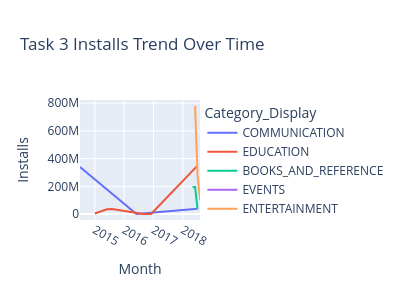

Notebook code cell kept with this figure:
### Code cell
if True:

    df3 = merged_df[
        (merged_df["Reviews"] > 500) &
        (~merged_df["App"].str.startswith(
            ("X","Y","Z"),
            na=False
        )) &
        (~merged_df["App"].str.contains(
            "S",
            case=False,
            na=False
        )) &
        (merged_df["Category"].str.startswith(
            ("E","C","B"),
            na=False
        ))
    ].copy()

    df3["Category_Display"] = df3["Category"].replace({
        "BEAUTY": "सौंदर्य",
        "BUSINESS": "வணிகம்",
        "DATING": "Partnersuche"
    })

    df3["Month"] = pd.to_datetime(
        df3["Last Updated"],
        errors="coerce"
    ).dt.to_period("M").astype(str)

    trend = df3.groupby(
        ["Month","Category_Display"]
    )["Installs"].sum().reset_index()

    task_fig3 = px.line(
        trend,
        x="Month",
        y="Installs",
        color="Category_Display",
        title="Task 3 Installs Trend Over Time"
    )

    task_fig3.update_layout(
    width=400,
    height=300
)

    task_fig3.show()
    save_plot_as_html(
    task_fig3,
    "Internship_Task_3.html",
    "Task 3 analysis"
)
    

else:
     plot_containers += """
    <div class="plot-container">
        Available only between 6 PM and 9 PM IST
    </div>
    """

### Figure 1 — Plotly figure (JSON) as saved in the notebook; plotly's stock layout.template omitted (floating-point values rounded to 4 significant figures)
{"data": [{"hovertemplate": "Category_Display=COMMUNICATION<br>Month=%{x}<br>Installs=%{y}<extra></extra>", "legendgroup": "COMMUNICATION", "line": {"color": "#636efa", "dash": "solid"}, "marker": {"symbol": "circle"}, "mode": "lines", "name": "COMMUNICATION", "orientation": "v", "showlegend": true, "type": "scatter", "x": ["2014-07", "2016-06", "2018-07"], "xaxis": "x", "y": [340000000, 1000000, 38000000], "yaxis": "y"}, {"hovertemplate": "Category_Display=EDUCATION<br>Month=%{x}<br>Installs=%{y}<extra></extra>", "legendgroup": "EDUCATION", "line": {"color": "#EF553B", "dash": "solid"}, "marker": {"symbol": "circle"}, "mode": "lines", "name": "EDUCATION", "orientation": "v", "showlegend": true, "type": "scatter", "x": ["2015-01", "2015-06", "2015-08", "2016-09", "2016-12", "2018-07"], "xaxis": "x", "y": [3700000, 35000000, 36000000, 1000000, 800000, 350000000], "yaxis": "y"}, {"hovertemplate": "Category_Display=BOOKS_AND_REFERENCE<br>Month=%{x}<br>Installs=%{y}<extra></extra>", "legendgroup": "BOOKS_AND_REFERENCE", "line": {"color": "#00cc96", "dash": "solid"}, "marker": {"symbol": "circle"}, "mode": "lines", "name": "BOOKS_AND_REFERENCE", "orientation": "v", "showlegend": true, "type": "scatter", "x": ["2018-05", "2018-06", "2018-07"], "xaxis": "x", "y": [195000000, 195000000, 37000000], "yaxis": "y"}, {"hovertemplate": "Category_Display=EVENTS<br>Month=%{x}<br>Installs=%{y}<extra></extra>", "legendgroup": "EVENTS", "line": {"color": "#ab63fa", "dash": "solid"}, "marker": {"symbol": "circle"}, "mode": "lines", "name": "EVENTS", "orientation": "v", "showlegend": true, "type": "scatter", "x": ["2018-05"], "xaxis": "x", "y": [390000], "yaxis": "y"}, {"hovertemplate": "Category_Display=ENTERTAINMENT<br>Month=%{x}<br>Installs=%{y}<extra></extra>", "legendgroup": "ENTERTAINMENT", "line": {"color": "#FFA15A", "dash": "solid"}, "marker": {"symbol": "circle"}, "mode": "lines", "name": "ENTERTAINMENT", "orientation": "v", "showlegend": true, "type": "scatter", "x": ["2018-06", "2018-07", "2018-08"], "xaxis": "x", "y": [780000000, 284600000, 100000000], "yaxis": "y"}, {"hovertemplate": "Category_Display=வணிகம்<br>Month=%{x}<br>Installs=%{y}<extra></extra>", "legendgroup": "வணிகம்", "line": {"color": "#19d3f3", "dash": "solid"}, "marker": {"symbol": "circle"}, "mode": "lines", "name": "வணிகம்", "orientation": "v", "showlegend": true, "type": "scatter", "x": ["2018-06"], "xaxis": "x", "y": [35000000], "yaxis": "y"}], "layout": {"height": 300, "legend": {"title": {"text": "Category_Display"}, "tracegroupgap": 0}, "title": {"text": "Task 3 Installs Trend Over Time"}, "width": 400, "xaxis": {"anchor": "y", "domain": [0, 1], "title": {"text": "Month"}}, "yaxis": {"anchor": "x", "domain": [0, 1], "title": {"text": "Installs"}}}}
